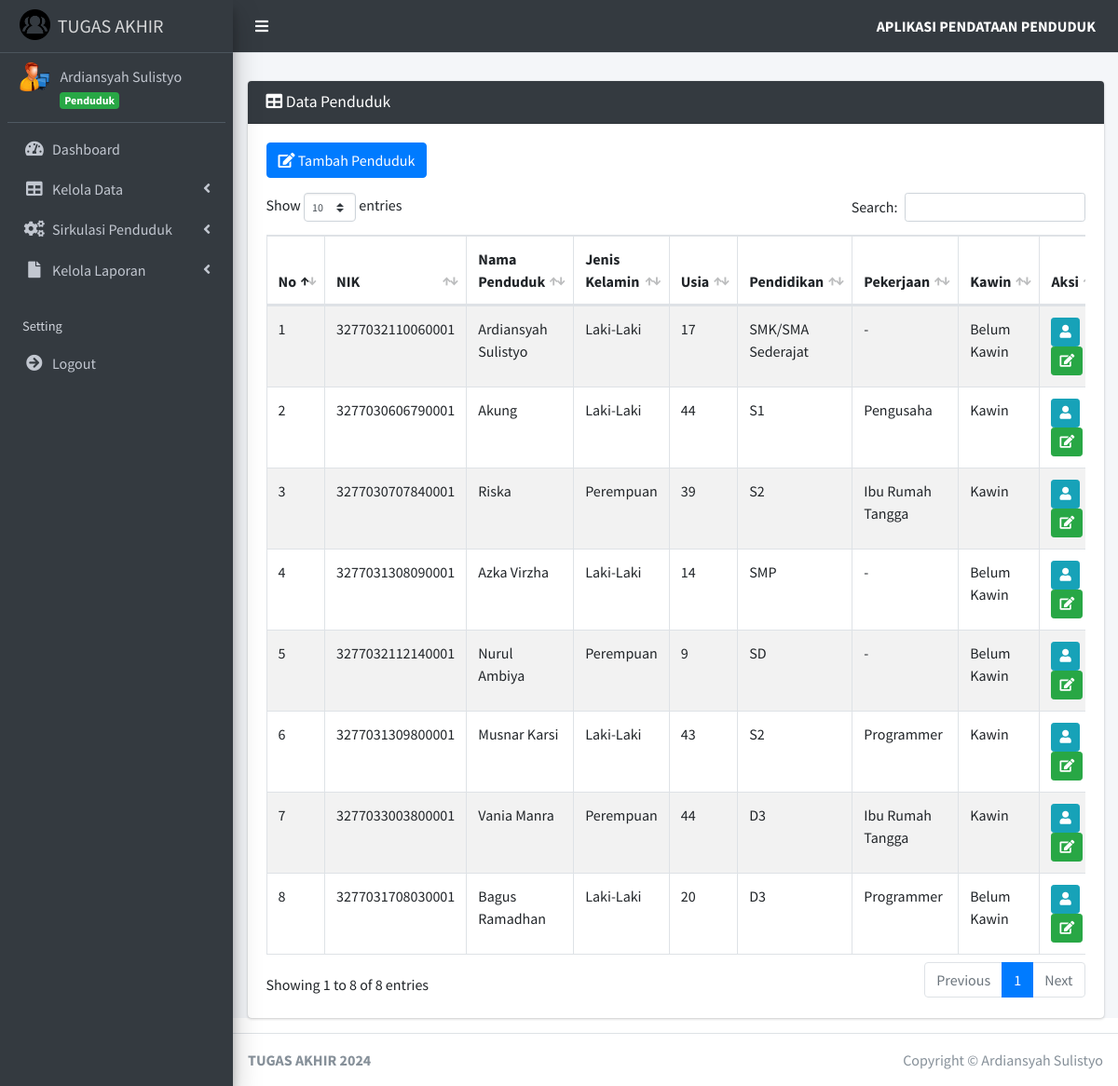
/?page=penduduk (signed in), run on the app's committed database.
### tables this page shows
CREATE TABLE `penduduk` (
  `id_penduduk` int(11) NOT NULL,
  `id_user` int(11) NOT NULL,
  `nik_penduduk` varchar(16) NOT NULL,
  `nama_penduduk` varchar(45) NOT NULL,
  `tempat_lahir_penduduk` varchar(30) NOT NULL,
  `tanggal_lahir_penduduk` date NOT NULL,
  `jenis_kelamin_penduduk` enum('Laki-Laki','Perempuan') NOT NULL,
  `alamat_penduduk` text NOT NULL,
  `desa_kelurahan_penduduk` varchar(30) NOT NULL,
  `kecamatan_penduduk` varchar(30) NOT NULL,
  `kabupaten_kota_penduduk` varchar(30) NOT NULL,
  `provinsi_penduduk` varchar(30) NOT NULL,
  `negara_penduduk` varchar(30) NOT NULL,
  `rt_penduduk` varchar(3) NOT NULL,
  `rw_penduduk` varchar(3) NOT NULL,
  `agama_penduduk` enum('Islam','Kristen','Katolik','Hindu','Buddha','Konghucu') NOT NULL,
  `pendidikan_terakhir_penduduk` varchar(20) NOT NULL,
  `pekerjaan_penduduk` varchar(20) NOT NULL,
  `status_perkawinan_penduduk` enum('Kawin','Tidak Kawin','Belum Kawin','Cerai') NOT NULL,
  `status` enum('Ada','Meninggal') NOT NULL,
  `status_keluarga` enum('Sudah Berkeluarga','Belum Berkeluarga','','') NOT NULL
);

### pages/penduduk/index.php (the view)
<?php
$hasil = mysqli_query($koneksi, "SELECT *, TIMESTAMPDIFF(YEAR, `tanggal_lahir_penduduk`, CURDATE()) AS usia_penduduk FROM `penduduk`");
$data_penduduk = [];
while ($row = mysqli_fetch_assoc($hasil)) {
    $data_penduduk[] = $row;
}
?>
<div class="card card-dark">
    <div class="card-header">
        <h3 class="card-title">
            <i class="fa fa-table"></i>
            Data Penduduk
        </h3>
    </div>
    <div class="card-body">
        <div class="table-responsive">
            <div class="mb-3">
                <a href="?page=tambah_penduduk" class="btn btn-primary">
                    <i class="fa fa-edit"></i> Tambah Penduduk
                </a>
            </div>
            <table class="table table-striped table-condensed table-bordered table-hover" id="example1">
                <thead>
                    <tr>
                        <th>No</th>
                        <th>NIK</th>
                        <th>Nama Penduduk</th>
                        <th>Jenis Kelamin</th>
                        <th>Usia</th>
                        <th>Pendidikan</th>
                        <th>Pekerjaan</th>
                        <th>Kawin</th>
                        <th>Aksi</th>
                    </tr>
                </thead>
                <tbody>
                    <?php $nomor = 1; ?>
                    <?php foreach ($data_penduduk as $penduduk) : ?>
                        <tr>
                            <td><?= $nomor++ ?></td>
                            <td><?= $penduduk['nik_penduduk'] ?></td>
                            <td><?= $penduduk['nama_penduduk'] ?></td>
                            <td><?= $penduduk['jenis_kelamin_penduduk'] ?></td>
                            <td><?= $penduduk['usia_penduduk'] ?></td>
                            <td><?= $penduduk['pendidikan_terakhir_penduduk'] ?></td>
                            <td><?= $penduduk['pekerjaan_penduduk'] ?></td>
                            <td><?= $penduduk['status_perkawinan_penduduk'] ?></td>
                            <td>
                                <a href="?page=detail_penduduk&id_penduduk=<?= $penduduk['id_penduduk']; ?>" title="Detail" class="btn btn-info btn-sm">
                                    <i class="fa fa-user"></i>
                                </a>
                                <a href="?page=edit_penduduk&id_penduduk=<?= $penduduk['id_penduduk']; ?>" title="Ubah" class="btn btn-success btn-sm">
                                    <i class="fa fa-edit"></i>
                                </a>
                            </td>
                        </tr>
                    <?php endforeach ?>
                </tbody>
            </table>
        </div>
    </div>
</div>

### data on the page
penduduk: nik_penduduk "3277032110060001", nama_penduduk "Ardiansyah Sulistyo", jenis_kelamin_penduduk "Laki-Laki", usia_penduduk "17", pendidikan_terakhir_penduduk "SMK/SMA Sederajat", pekerjaan_penduduk "-", status_perkawinan_penduduk "Belum Kawin"
penduduk: nik_penduduk "3277030606790001", nama_penduduk "Akung", jenis_kelamin_penduduk "Laki-Laki", usia_penduduk "44", pendidikan_terakhir_penduduk "S1", pekerjaan_penduduk "Pengusaha", status_perkawinan_penduduk "Kawin"
penduduk: nik_penduduk "3277030707840001", nama_penduduk "Riska", jenis_kelamin_penduduk "Perempuan", usia_penduduk "39", pendidikan_terakhir_penduduk "S2", pekerjaan_penduduk "Ibu Rumah Tangga", status_perkawinan_penduduk "Kawin"
penduduk: nik_penduduk "3277031308090001", nama_penduduk "Azka Virzha", jenis_kelamin_penduduk "Laki-Laki", usia_penduduk "14", pendidikan_terakhir_penduduk "SMP", pekerjaan_penduduk "-", status_perkawinan_penduduk "Belum Kawin"
penduduk: nik_penduduk "3277032112140001", nama_penduduk "Nurul Ambiya", jenis_kelamin_penduduk "Perempuan", usia_penduduk "9", pendidikan_terakhir_penduduk "SD", pekerjaan_penduduk "-", status_perkawinan_penduduk "Belum Kawin"
penduduk: nik_penduduk "3277031309800001", nama_penduduk "Musnar Karsi", jenis_kelamin_penduduk "Laki-Laki", usia_penduduk "43", pendidikan_terakhir_penduduk "S2", pekerjaan_penduduk "Programmer", status_perkawinan_penduduk "Kawin"
penduduk: nik_penduduk "3277033003800001", nama_penduduk "Vania Manra", jenis_kelamin_penduduk "Perempuan", usia_penduduk "44", pendidikan_terakhir_penduduk "D3", pekerjaan_penduduk "Ibu Rumah Tangga", status_perkawinan_penduduk "Kawin"
penduduk: nik_penduduk "3277031708030001", nama_penduduk "Bagus Ramadhan", jenis_kelamin_penduduk "Laki-Laki", usia_penduduk "20", pendidikan_terakhir_penduduk "D3", pekerjaan_penduduk "Programmer", status_perkawinan_penduduk "Belum Kawin"

### other printed values
$data_nama "Ardiansyah Sulistyo"
$data_level "Penduduk"
